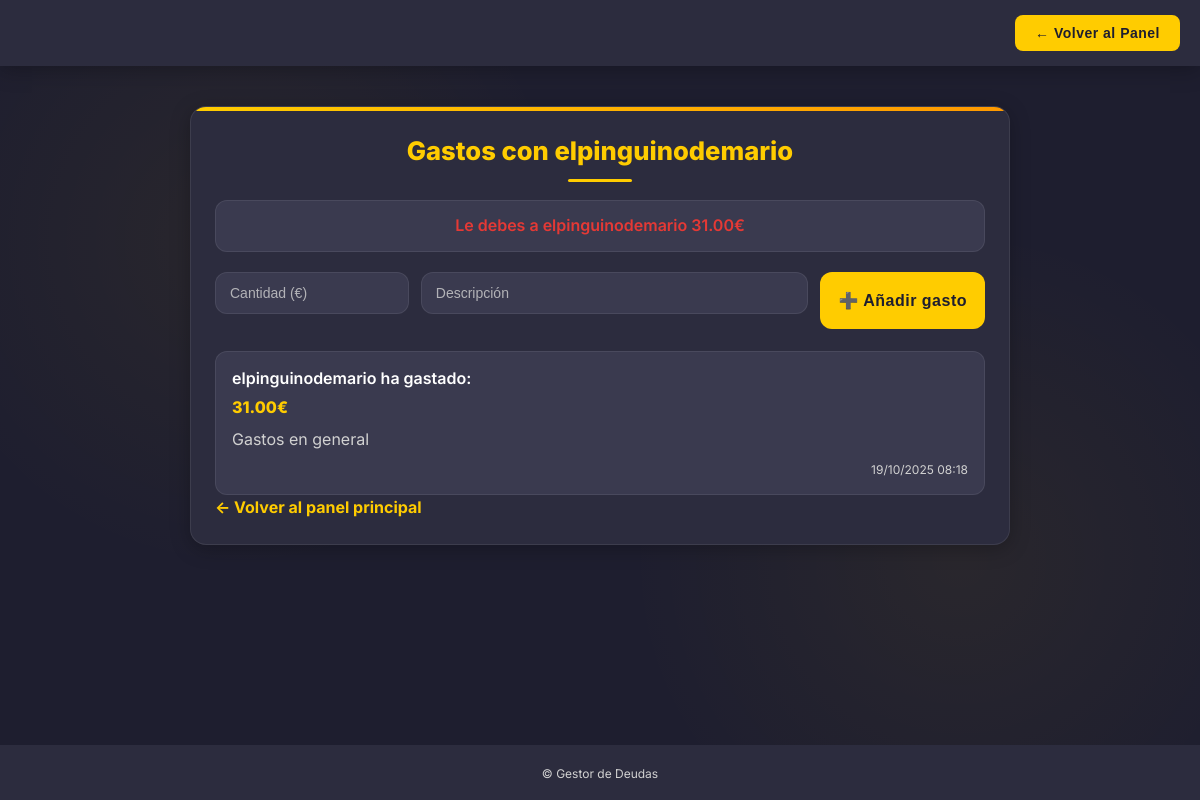
/chat/2 (signed in), run on the app's committed database.
### app.py (models this page shows)
class Usuario(db.Model):
    id = db.Column(db.Integer, primary_key=True)
    nick = db.Column(db.String(50), unique=True, nullable=False)
    email = db.Column(db.String(120), unique=True, nullable=False)
    password_hash = db.Column(db.String(255), nullable=False)
    imagen = db.Column(db.String(200), default='default.jpg')
    amigos = db.relationship('Amistad', backref='usuario', lazy=True)
    role = db.Column(db.String(20), nullable=False, default='user')
    aprobado = db.Column(db.Boolean, nullable=False, default=False)
    reset_password_hash = db.Column(db.String(255), nullable=True, default=None)
    reset_requested_at = db.Column(db.DateTime, nullable=True, default=None)

class Gasto(db.Model):
    id = db.Column(db.Integer, primary_key=True)
    usuario_id = db.Column(db.Integer, db.ForeignKey('usuario.id'), nullable=False)
    amigo_id = db.Column(db.Integer, nullable=False)
    cantidad = db.Column(db.Float, nullable=False)
    descripcion = db.Column(db.String(200))
    timestamp = db.Column(db.DateTime, default=datetime.utcnow)
    eliminado = db.Column(db.Boolean, nullable=False, default=False)
    eliminado_por_id = db.Column(db.Integer, nullable=True)
    eliminado_en = db.Column(db.DateTime, nullable=True)

### app.py (the view, shortened to what this page needs)
@app.route('/chat/<int:amigo_id>', methods=['GET', 'POST'])
@login_required
def chat(amigo_id):
    usuario_actual = obtener_usuario_actual()
    amistad = Amistad.query.filter(
        ((Amistad.solicitante_id == usuario_actual.id) & (Amistad.solicitado_id == amigo_id)) |
        ((Amistad.solicitante_id == amigo_id) & (Amistad.solicitado_id == usuario_actual.id)),
        Amistad.estado == 'aceptado'
    ).first()
    if not amistad:
        flash('Deben ser amigos para compartir gastos', 'error')
        return redirect(url_for('dashboard'))
    gastos = Gasto.query.filter(
        ((Gasto.usuario_id == usuario_actual.id) & (Gasto.amigo_id == amigo_id)) |
        ((Gasto.usuario_id == amigo_id) & (Gasto.amigo_id == usuario_actual.id))
    ).order_by(Gasto.timestamp.desc()).limit(10).all()
    total_usuario = db.session.query(func.coalesce(func.sum(Gasto.cantidad), 0.0)).filter(
        (Gasto.usuario_id == usuario_actual.id) &
        (Gasto.amigo_id == amigo_id) &
        (Gasto.eliminado == False)
    ).scalar() or 0.0
    total_amigo = db.session.query(func.coalesce(func.sum(Gasto.cantidad), 0.0)).filter(
        (Gasto.usuario_id == amigo_id) &
        (Gasto.amigo_id == usuario_actual.id) &
        (Gasto.eliminado == False)
    ).scalar() or 0.0
    balance = total_usuario - total_amigo
    amigo = Usuario.query.get_or_404(amigo_id)
    nombres = {g.usuario_id: Usuario.query.get(g.usuario_id).nick for g in gastos}
    if balance < 0:
        balance_msg = f"Le debes a {amigo.nick} {abs(balance):.2f}€"
    elif balance > 0:
        balance_msg = f"{amigo.nick} te debe {abs(balance):.2f}€"
    else:
        balance_msg = "Están en paz (balance cero)"
    return render_template('chat.html',
                         gastos=gastos,
                         amigo=amigo,
                         balance_msg=balance_msg,
                         nombres=nombres,
                         balance=balance)

### app.py (called while the page is built)
@app.before_request
def log_request():
    ct = request.headers.get('Content-Type')
    cl = request.headers.get('Content-Length')
    try:
        files_keys = list(request.files.keys())
        form_keys = list(request.form.keys())
    except Exception:
        files_keys, form_keys = [], []
    app.logger.debug(f"[REQ] {request.method} {request.path} CT={ct} CL={cl} files={files_keys} form_keys={form_keys}")

def obtener_usuario_actual():
    uid = session.get('usuario_id')
    if not uid:
        return None
    return Usuario.query.get(uid)

def login_required(f):
    @wraps(f)
    def wrapper(*args, **kwargs):
        uid = session.get('usuario_id')
        if not uid:
            flash('Debes iniciar sesión', 'error')
            return redirect(url_for('login'))
        u = Usuario.query.get(uid)
        if not u:
            session.clear()
            flash('Tu sesión no es válida. Inicia sesión de nuevo.', 'error')
            return redirect(url_for('login'))
        return f(*args, **kwargs)
    return wrapper

@app.template_filter('formato_fecha')
def formato_fecha(value):
    return value.strftime("%d/%m/%Y %H:%M")

@app.context_processor
def inyectar_usuario_contexto():
    u = obtener_usuario_actual()
    return {
        'usuario_actual': u,
        'es_admin': (u is not None and u.role == 'admin')
    }

### templates/chat.html (shortened to what this page needs)
{% extends "base.html" %}
{% block content %}
<div class="chat-main chat-page">
  <div class="chat-card">
    <h2 class="chat-title">Gastos con {{ amigo.nick }}</h2>
    <div class="balance-message {% if balance < 0 %}negative-balance{% elif balance > 0 %}positive-balance{% endif %}">
      {{ balance_msg }}
    </div>
    <form method="post" class="chat-form">
      <div class="form-group">
        <input type="number" name="cantidad" step="0.01" placeholder="Cantidad (€)" required>
      </div>
      <div class="form-group">
        <input type="text" name="descripcion" placeholder="Descripción" required>
      </div>
      <button type="submit">➕ Añadir gasto</button>
    </form>
    <ul class="gastos-list">
      {% for g in gastos %}
        <li class="gasto-item">
          {% if g.eliminado %}
            <span class="gasto-eliminado">
              gasto eliminado por el usuario {{ nombres[g.usuario_id] }}
              {% if g.eliminado_en %} ({{ g.eliminado_en|formato_fecha }}){% endif %}
            </span>
            {% if g.usuario_id == session['usuario_id'] %}
            <div class="acciones">
              <form action="{{ url_for('restaurar_gasto', gasto_id=g.id) }}" method="post">
                <button type="submit" class="btn-link">Restaurar</button>
              </form>
            </div>
            {% endif %}
          {% else %}
            <span class="gasto-text">{{ nombres[g.usuario_id] }} ha gastado:</span>
            <span class="gasto-amount">{{ '%.2f'|format(g.cantidad) }}€</span>
            <span class="gasto-desc">{{ g.descripcion }}</span>
            <span class="gasto-date">{{ g.timestamp|formato_fecha }}</span>
          {% endif %}
        </li>
      {% endfor %}
    </ul>
    <a href="{{ url_for('dashboard') }}" class="back-link">
      ← Volver al panel principal
    </a>
  </div>
</div>
{% endblock %}

### templates/base.html (style rules this page uses)
:root { --bg-primary: #1e1e2f; --bg-secondary: #2c2c3e; --bg-tertiary: #3a3a4f; --accent-color: #ffcc00; --accent-hover: #e6b800; --text-primary: #ffffff; --text-secondary: #d1d1d1; --border-radius: 8px; --box-shadow: 0 4px 20px rgba(0,0,0,0.25); --transition: all 0.3s cubic-bezier(0.25, 0.8, 0.25, 1); --error-color: #ff4d4d; --success-color: #4caf50; }
* { box-sizing: border-box; margin: 0; padding: 0; }
body { font-family: 'Inter', -apple-system, BlinkMacSystemFont, 'Segoe UI', Roboto, Oxygen, Ubuntu, Cantarell, sans-serif; background-color: var(--bg-primary); color: var(--text-primary); min-height: 100vh; line-height: 1.6; display: flex; flex-direction: column; background-image: radial-gradient(circle at 20% 30%, rgba(255, 204, 0, 0.05) 0%, transparent 30%), radial-gradient(circle at 80% 70%, rgba(255, 204, 0, 0.05) 0%, transparent 30%); }

### data on the page
Usuario: nick "elpinguinodemario"
Gasto: cantidad "31.00", descripcion "Gastos en general", timestamp "19/10/2025 08:18"

### other printed values
{{ balance_msg }} "Le debes a elpinguinodemario 31.00€"
